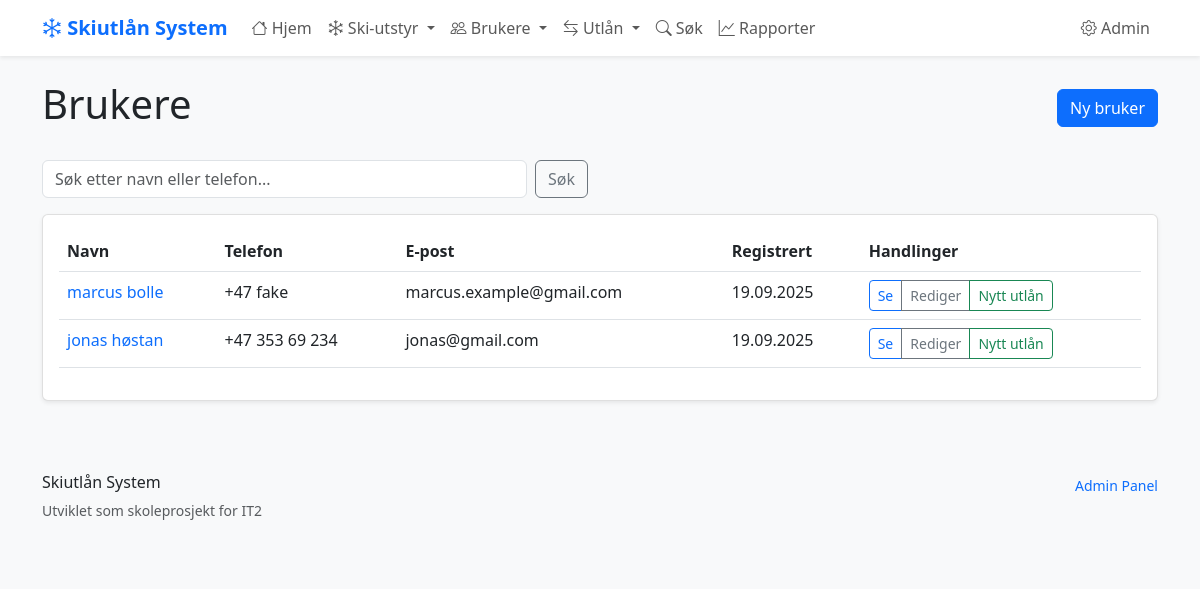
/brukere/, run on the app's committed database.
### skiutlan/models.py (models this page shows, shortened)
class Bruker(models.Model):
    fornavn = models.CharField(max_length=50)
    etternavn = models.CharField(max_length=50)
    telefon = models.CharField(
        max_length=15,
        unique=True,  # Hver bruker må ha unikt telefonnummer
        help_text="Telefonnummer med landkode (+47)"
    )
    epost = models.EmailField(blank=True, null=True)
    registrert = models.DateTimeField(auto_now_add=True)
    class Meta:
        verbose_name = "Bruker"
        verbose_name_plural = "Brukere"
        ordering = ['etternavn', 'fornavn']

### skiutlan/views.py (the view)
# urls.py: path('brukere/', views.bruker_liste, name='bruker_liste'),
def bruker_liste(request):
    brukere = Bruker.objects.all()
    sok_tekst = request.GET.get('sok', '')
    if sok_tekst:
        brukere = brukere.filter(
            Q(fornavn__icontains=sok_tekst) |
            Q(etternavn__icontains=sok_tekst) |
            Q(telefon__icontains=sok_tekst)
        )
    brukere = brukere.order_by('etternavn', 'fornavn')
    context = {
        'brukere': brukere,
        'sok_tekst': sok_tekst
    }
    return render(request, 'skiutlan/bruker_liste.html', context)

### skiutlan/templates/skiutlan/bruker_liste.html (shortened to what this page needs)
{% extends 'skiutlan/base.html' %}
{% block content %}
<div class="d-flex justify-content-between align-items-center mb-4">
    <h1>Brukere</h1>
    <a href="{% url 'skiutlan:bruker_opprett' %}" class="btn btn-primary">Ny bruker</a>
</div>
<div class="row mb-3">
    <div class="col-md-6">
        <form method="get" class="d-flex">
            <input type="text" name="sok" class="form-control me-2" placeholder="Søk etter navn eller telefon..." value="{{ sok_tekst }}">
            <button type="submit" class="btn btn-outline-secondary">Søk</button>
        </form>
    </div>
</div>
<div class="card">
    <div class="card-body">
        {% if brukere %}
            <div class="table-responsive">
                <table class="table table-hover">
                    <thead>
                        <tr>
                            <th>Navn</th>
                            <th>Telefon</th>
                            <th>E-post</th>
                            <th>Registrert</th>
                            <th>Handlinger</th>
                        </tr>
                    </thead>
                    <tbody>
                        {% for bruker in brukere %}
                        <tr>
                            <td>
                                <a href="{% url 'skiutlan:bruker_detalj' bruker.id %}" class="text-decoration-none">
                                    {{ bruker.fornavn }} {{ bruker.etternavn }}
                                </a>
                            </td>
                            <td>{{ bruker.telefon }}</td>
                            <td>{{ bruker.epost|default:"-" }}</td>
                            <td>{{ bruker.registrert|date:"d.m.Y" }}</td>
                            <td>
                                <div class="btn-group btn-group-sm">
                                    <a href="{% url 'skiutlan:bruker_detalj' bruker.id %}" class="btn btn-outline-primary">Se</a>
                                    <a href="{% url 'skiutlan:bruker_rediger' bruker.id %}" class="btn btn-outline-secondary">Rediger</a>
                                    <a href="{% url 'skiutlan:utlan_opprett' %}?bruker={{ bruker.id }}" class="btn btn-outline-success">Nytt utlån</a>
                                </div>
                            </td>
                        </tr>
                        {% endfor %}
                    </tbody>
                </table>
            </div>
        {% else %}
            <div class="text-center py-5">
                <p class="text-muted">Ingen brukere funnet.</p>
                <a href="{% url 'skiutlan:bruker_opprett' %}" class="btn btn-primary">Opprett første bruker</a>
            </div>
        {% endif %}
    </div>
</div>
{% endblock %}

### skiutlan/templates/skiutlan/base.html (style rules this page uses)
:root { --primary-color: #0d6efd; --secondary-color: #6c757d; --success-color: #198754; --warning-color: #ffc107; --danger-color: #dc3545; }
body { font-family: 'Segoe UI', Tahoma, Geneva, Verdana, sans-serif; background-color: #f8f9fa; }
.card { box-shadow: 0 0.125rem 0.25rem rgba(0, 0, 0, 0.075); border: 1px solid rgba(0, 0, 0, 0.125); }

### data on the page
Bruker: fornavn "marcus", etternavn "bolle", telefon "+47 fake", epost "marcus.example@gmail.com", registrert "19.09.2025"
Bruker: fornavn "jonas", etternavn "høstan", telefon "+47 353 69 234", epost "jonas@gmail.com", registrert "19.09.2025"
